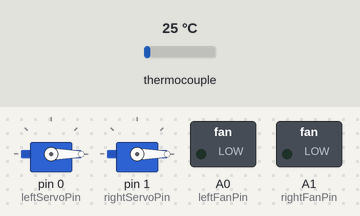
Simulated run of this sketch. Board: Arduino Uno, built with avr-gcc and run on an emulated ATmega328P. Parts: 2 × servo, switched loads named in the sketch (green lamp = pin HIGH). Inputs (shaded band) come from the test bench; at power-on: thermocouple 25 °C. Pins used as bus, display or sensor lines are not drawn.

Above: at 2.2 s.
2.3 s: thermocouple set to 34 °C
3.8 s: thermocouple set to 41 °C
At 4.7 s:
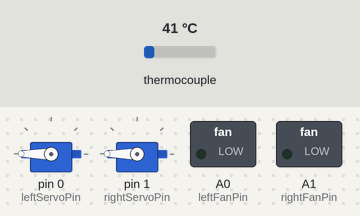
5.3 s: thermocouple set to 6 °C
At 6.5 s:
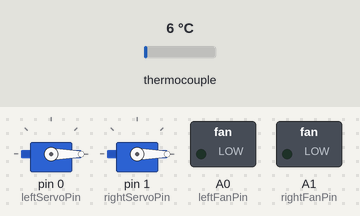
6.8 s: thermocouple set to 75 °C
At 7.4 s:
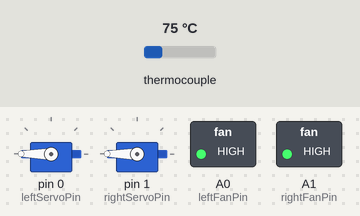
8.3 s: thermocouple set to 63 °C
At 9.2 s:
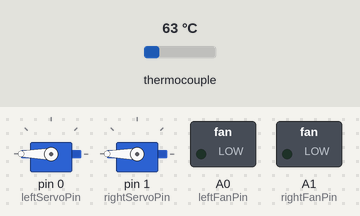
9.8 s: thermocouple set to 150 °C
At 10.1 s:
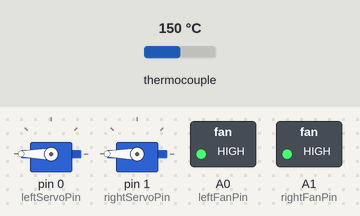
Timing chart, 0 to 12.3 s (numbered marks = the images above; inputs shaded):
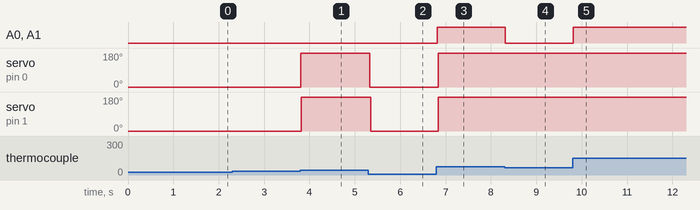

Measured:
- the behaviour switches between 37 and 38 °C on thermocouple (found by bisection; images 0 and 1)
- the behaviour switches between 66 and 65 °C on thermocouple (found by bisection; images 3 and 4)
- after the input at 2.3 s, every drawn part: stays the same
- after the input at 3.8 s, servo on pin 0 (leftServoPin), servo on pin 1 (rightServoPin): 0° → 180° at once
- after the input at 5.3 s, servo on pin 0 (leftServoPin): 180° → 0° at once; servo on pin 1 (rightServoPin): 180° → 0° after 0.05 s
- after the input at 6.8 s, A0 (leftFanPin), A1 (rightFanPin): LOW → HIGH at once; servo on pin 0 (leftServoPin), servo on pin 1 (rightServoPin): 0° → 180° at once
- after the input at 8.3 s, A0 (leftFanPin), A1 (rightFanPin): HIGH → LOW at once
- after the input at 9.8 s, A0 (leftFanPin), A1 (rightFanPin): LOW → HIGH at once

The sketch:

controller.ino
```cpp
/////////////////////////////////////////////
// TEMPERATURE CONTROL SCRIPT FOR ENCLOSURE//
/////////////////////////////////////////////

///////This is a simple controller script used to incorporate
//an Arduino Uno, MAX6675 breakout board, type-K thermocouple,
//two servos, and two 120mm fans. This is used to monitor the
//interior temperature of an enclosure, and if the heat rises
//too far, the servos will actuate a cover, and the fans will
//turn on in short order. The temperatures are all in Celsius,
//and can be adjusted manually in this file to make the system
//either more sensitive or more forgiving. A simple shakedown
//operation can also be added. You will need the Servo and MAX
//6675 libraries for this to work. Something to consider may
//also be allowing the Arduino intergration to an SSR to
//deactivate the printer in the even that thermals read high
//at an unsafe level (this default will act up to 100C, which
//is 212F - your printer might be on fire by that point).

//Created by Craig Easter of Easterworks.
//https://easterworks.blogspot.com/

#include <Servo.h> // Servo library access.
#include <max6675.h> // Thermocouple library access.

// Assigning servos.
Servo leftServo;
Servo rightServo;

// Assigning pins for servos and fans.
int leftServoPin = 0; // Servos can be assigned to a digital pin for output and still send degrees instead of just "HIGH" and "LOW".
int rightServoPin = 1;
int leftFanPin = A0; // Fans are assigned to analog pins to allow them to receive different speed values.
int rightFanPin = A1;
int val = 0;

// Thermocouple pin assignments.
int thermoDO = 4;
int thermoCS = 5;
int thermoCLK = 6;

MAX6675 thermocouple(thermoCLK, thermoCS, thermoDO);

int vccPin = 3;
int gndPin = 2;

// Variables for the fans.
int leftFan = 0;
int rightFan = 0;

void setup() { // Defines the servos, fans, and operation modes for all pins.
  leftServo.attach(0);
  rightServo.attach(1);
  pinMode(leftServoPin, OUTPUT);
  pinMode(rightServoPin, OUTPUT);
  pinMode(leftFanPin, OUTPUT);
  pinMode(rightFanPin, OUTPUT);
  pinMode(vccPin, OUTPUT);
  digitalWrite(vccPin, HIGH);
  pinMode(gndPin, OUTPUT);
  digitalWrite(gndPin, LOW);

// By default, nothing happens at startup, but these values can be edited for a "shakedown" run at startup, which may be a good idea to clear dust/debris if present. Delays should be added in that case.
  leftServo.write(0);
  rightServo.write(0);
  analogWrite(leftFanPin, 0);
  analogWrite(rightFanPin, 0);
  delay(1000); // Gives everything a second to start up.
}

void loop() { // The loop polls the thermocouple, translates it into Celsius, and determines what fanspeed of the existing 5 settings is best. This will need to be tested and ought to be replaced with a float.

// Thermocouple takes a reading at the beginning of every loop.
  thermocouple.readCelsius();

// This method determines if the shutters should be held open or remain closed based on if the ambient temperature is above or below 37.8C.

  if (thermocouple.readCelsius() >= 37.8)
  {
    leftServo.write(180); // Servo is "open".
    delay(15);
    rightServo.write(180);
    delay(15);
  }
  else
  {
    leftServo.write(0); // Servo is "closed".
    delay(15);
    rightServo.write(0);
    delay(15);
  }

// This method polls the thermocouple every second to determine which fan speed to pick. analogWrite will use PWM to control the fans and will shift over the delay if assigned to pins that support it, otherwise the voltage will just change sharply.

  if (thermocouple.readCelsius() >= 100)
  {
    analogWrite(leftFanPin, 255); // MAX-SPEED
    analogWrite(rightFanPin, 255);
    return; // will skip the rest of the checks if this is true, otherwise it will continue checking.
  } else if (thermocouple.readCelsius() >= 82.2)
  {
    analogWrite(leftFanPin, 200); // upper-mid speed
    analogWrite(rightFanPin, 200);
    return;
  } else if (thermocouple.readCelsius() >= 65.6)
  {
    analogWrite(leftFanPin, 150); // mid-speed
    analogWrite(rightFanPin, 150);
    return;
  } else if (thermocouple.readCelsius() >= 48.9)
  {
    analogWrite(leftFanPin, 100); // lower-mid speed
    analogWrite(rightFanPin, 100);
    return;
  } else if (thermocouple.readCelsius() >= 37.8)
  {
    analogWrite(leftFanPin, 50); // MIN-SPEED
    analogWrite(rightFanPin, 50);
    return;
  } else
  {
    analogWrite(leftFanPin, 0); // OFF
    analogWrite(rightFanPin, 0);
  }

}
```
